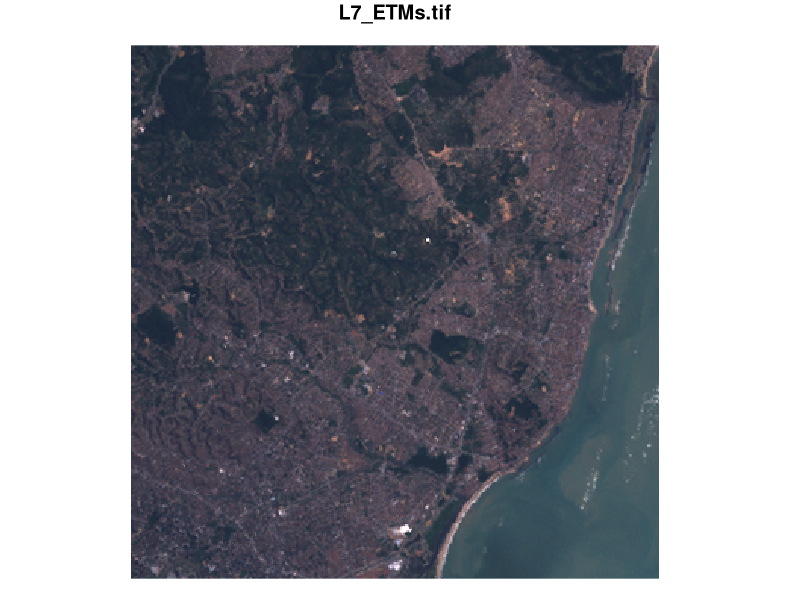
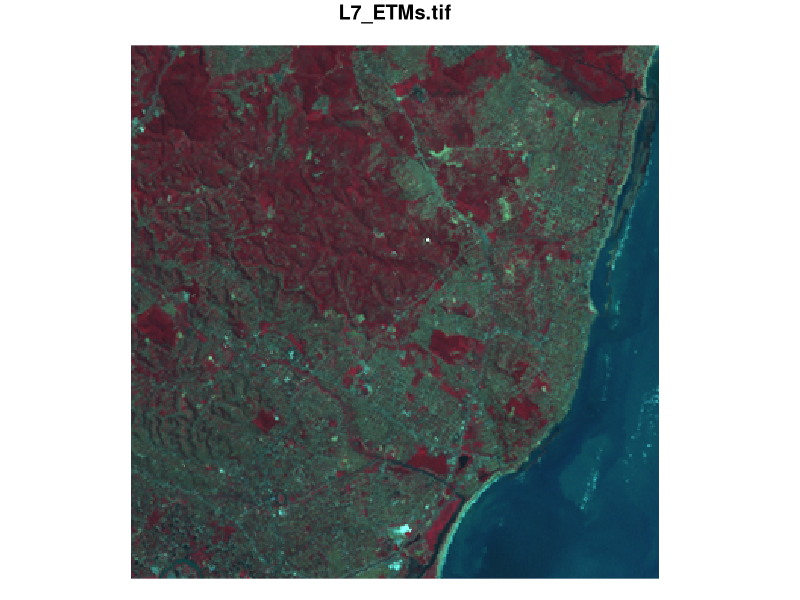
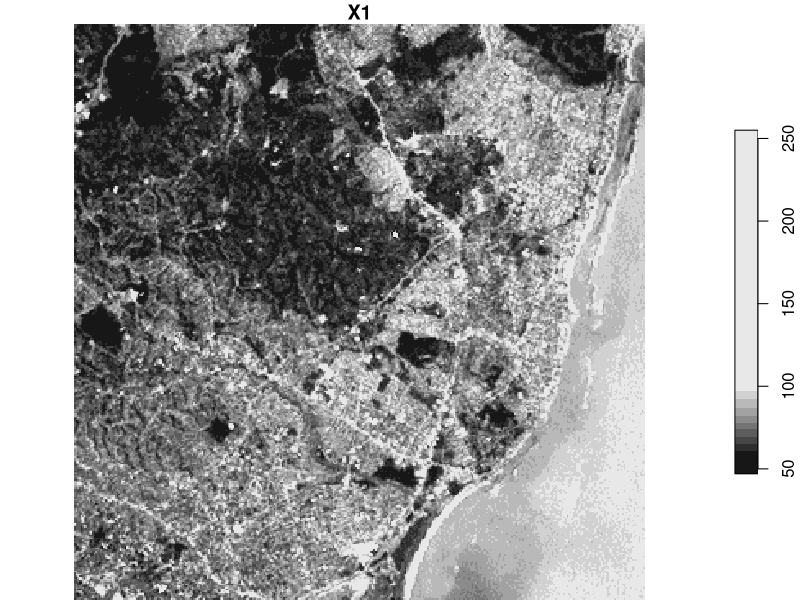

The R source for these figures, in order: (Note: this script raises an error after producing the figures.)
#Part A:

#1. start R, install package `sf` if not already present, and load it

library(sf)

#2. load the `nc` sample dataset as done above

nc = read_sf(system.file("gpkg/nc.gpkg", package="sf")) # read as sf-tibble

#3. use `st_intersects` to discover which counties in `nc` intersect with county `Rowan`; experiment with the order of arguments to `st_intersects`

rowan = nc[nc$NAME == "Rowan",]
st_intersects(nc, rowan)
st_intersects(rowan, nc)

#4. try to understand the object returned by `st_intersects`

i = st_intersects(rowan, nc)
class(i)
str(i)

#5. look up which methods are available for objects of class `sgbp` (`methods(class = "sgbp")`), and try some of them

methods(class = "sgbp")
t(i)
as.matrix(i)
as.data.frame(i)
!i

#6. does `Rowan` intersect with itself? 

which(nc$NAME == "Rowan") %in% i[[1]]

#7. Find all counties that touch `Rowan` by using `st_touches`; does `Rowan` touch itself?

i2 = st_touches(rowan, nc)
which(nc$NAME == "Rowan") %in% i2[[1]]

#8. How can we find what `intersects` and `touches` mean, more formally?

# The help page of ?st_intersects points to https://en.wikipedia.org/wiki/DE-9IM

## B:
#1. Start R, install package `stars` (if not already present), and load it

library(stars)

#2. load the Landsat image test set, as above

tif = system.file("tif/L7_ETMs.tif", package = "stars")
x = read_stars(tif)

#3. Create an RGB composite plot using argument `rgb = c(3,2,1)` for RGB, and `rgb = c(4,3,2)` for false color.

plot(x, rgb = c(3, 2, 1))
plot(x, rgb = c(4, 3, 2))

#4. Use `x6 = split(x, "band")` to create a 2-dimensional raster with 6 attributes

(x6 = split(x, "band"))

#5. Plot `x6`. What has changed?

plot(x6)
# only a single band is plotted!

#6. Compute the mean of all six bands by adding all six attributes and dividing by 6, and assigning the resulting matrix as a new attribute in `x6`

x6$mean = (x6[[1]] + x6[[2]] + x6[[3]] + x6[[4]] + x6[[5]] + x6[[6]])/6

#7. As an alternative, compute the mean of all six bands by applying function `mean` over the `x` and `y` dimensions (essentially reducing "band"), by using `st_apply`; compare the results of the two approaches

xm = st_apply(x, c("x", "y"), mean)
all.equal(xm[[1]], x6$mean)

## C:
# 1. rasterize the `nc` dataset above, using `st_rasterize`. 

# Which attribute is retained? How could you do this for another attribute?

st_rasterize(nc)

# Which attribute is retained? 

# AREA (the first)

# How could you do this for another attribute?

# name the argument:
st_rasterize(nc["SID74"])

# 2. Modify the rasterization such that you get 30 rows and 60 columns (hint: look at the exercises help of `?st_rasterize`)

st_rasterize(nc["SID74"], st_as_stars(st_bbox(nc), nx = 30, ny = 60, values = NA_real_))

# 3. Look up what `st_crop` does, and run its examples.
# 4. Using the precipitation grid data shown above, find the time series with for each county in North Carolina the _maximum_ precipitation, and plot this. Note that
#   - `nc` has a different datum from `prec`, use `st_transform` for datum transformation
#   - the time values should be hourly, but may come out differently

prec_file = system.file("nc/test_stageiv_xyt.nc", package = "stars")
prec = read_ncdf(prec_file, curvilinear = c("lon", "lat"))
library(dplyr) # loads slice generic
prec_slice = slice(prec, index = 17, along = "time")
a = aggregate(prec, st_transform(nc, st_crs(prec_slice)), max)
plot(a, max.plot = 23)

# 5. read in the file `system.file("nc/tos_O1_2001-2002.nc", package = "stars")

r = read_stars(system.file("nc/tos_O1_2001-2002.nc", package = "stars"))
r[[1]] = units::drop_units(r[[1]])
plot(r)

# 6. what is the bounding box of this data set? What is the CRS, and the temporal reference system?

st_bbox(r)
st_crs(r)

# time reference: PCICt 360-day calendar

# 7. obtain the temperature time series of this dataset at point `POINT(200 10)`, using `pt = st_sfc(st_point(c(200, 10)))`

pt = st_point(c(200, 10))
r[st_sfc(pt)]

# or 

aggregate(r, st_sfc(pt), identity)
